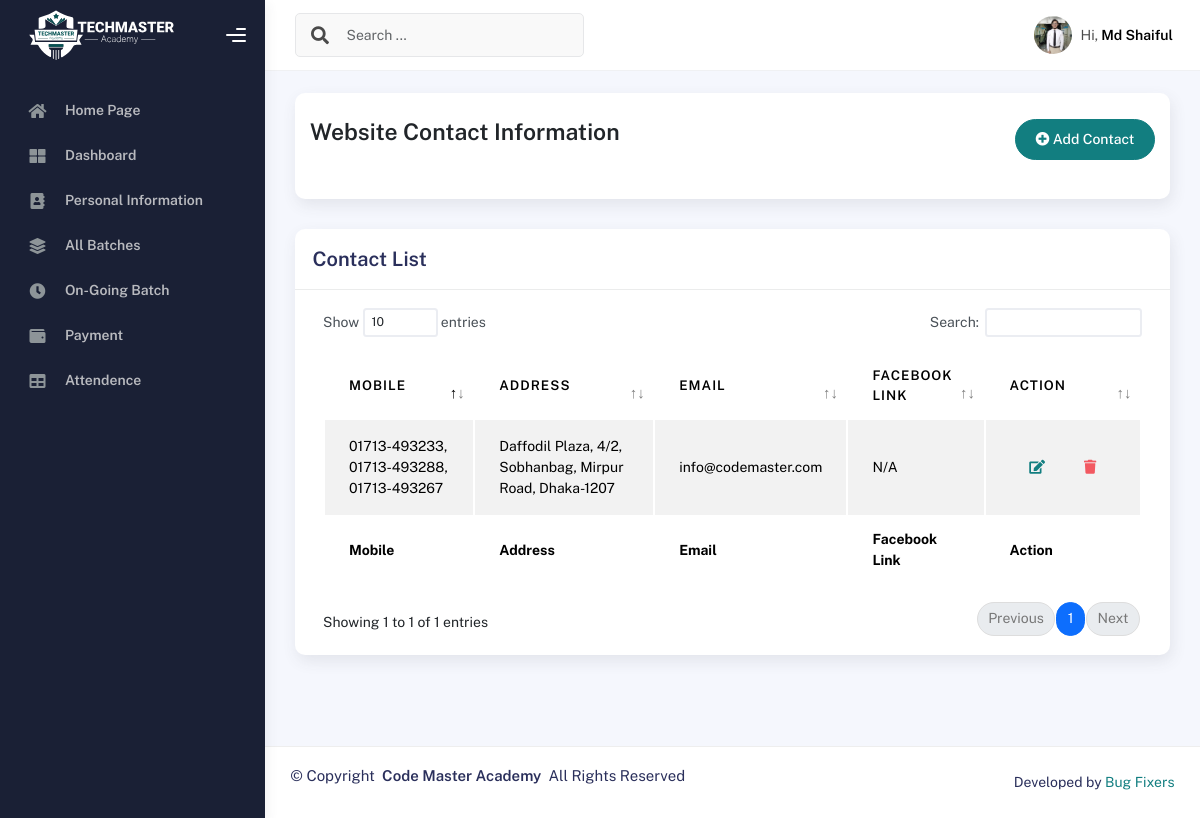
Page /contactlist/ (signed in) on the committed database.
### IMSapp/models.py (models this page shows, shortened)
class IMSUserModel(AbstractUser):
    USERTYPE=[
        ('Authority','Authority'),
        ('Student','Student'),
        ('Teacher','Teacher'),
        ('Staff','Staff'),
    ]
    UserType=models.CharField(choices=USERTYPE,max_length=100, null=True)

class StudentModel(models.Model):
    Imsuser=models.OneToOneField(IMSUserModel,on_delete=models.CASCADE,related_name='studentinfo',null=True)
    StudentID=models.CharField(max_length=100,null=True)
    StudentName=models.CharField(max_length=100,null=True)
    StudentPhoto=models.ImageField(upload_to='studentPhoto',null=True)
    AdmissionDate=models.DateField(auto_now_add=True,null=True)
    EducationalQualification=models.CharField(max_length=100,null=True)
    LinkedInLink =models.CharField(max_length=150,null=True)
    GithubLink =models.CharField(max_length=150,null=True)
    FacebookLink =models.CharField(max_length=150,null=True)

class WebsiteContactModel(models.Model):
    Imsuser = models.CharField(max_length=50,null=True)
    Mobile = models.CharField(max_length=50,null=True)
    Address = models.CharField(max_length=100,null=True)
    Email = models.CharField(max_length=100,null=True)
    MapLink = models.TextField(null=True)
    GithubLink =models.CharField(max_length=150,null=True)
    FacebookLink =models.CharField(max_length=150,null=True)
    YoutubeLink =models.CharField(max_length=150,null=True)
    TwitterLink =models.CharField(max_length=150,null=True)

### IMSapp/contactviews.py (the view)
# urls.py: path('contactlist/',contactlist,name="contactlist"),
def contactlist(request):
    contactdata = WebsiteContactModel.objects.all()
    return render(request,'contact/contactlist.html',{'contactdata':contactdata})

### IMSapp/templates/contact/contactlist.html
{% extends "profilemaster/master.html" %}
{% block content %}
<div class="col-sm-12 col-md-12">
    <div class="card card-stats card-round">
        <div class="card-body">
            <div class="d-flex align-items-left align-items-md-center flex-column flex-md-row pt-2 pb-4">
                <div>
                    <h3 class="fw-bold mb-3">Website Contact Information</h3>
                </div>
                <div class="ms-md-auto py-2 py-md-0">
                    <a href="{% url 'addcontact' %}" class="btn btn-primary btn-round"><i class="fas fa-plus-circle"></i> Add Contact</a>
                </div>
            </div>
        </div>
    </div>
</div>
<div class="col-md-12">
    <div class="card">
      <div class="card-header">
        <h4 class="card-title">Contact List</h4>
      </div>
      <div class="card-body">
        <div class="table-responsive">
          <table id="basic-datatables" class="display table table-striped table-hover">
            <thead>
              <tr>
                <th>Mobile</th>
                <th>Address</th>
                <th>Email</th>
                <th>Facebook Link</th>
                <th>Action</th>
              </tr>
            </thead>
            <tfoot>
                <tr>
                    <th>Mobile</th>
                    <th>Address</th>
                    <th>Email</th>
                    <th>Facebook Link</th>
                    <th>Action</th>
                  </tr>
            </tfoot>
            <tbody>
              {% for i in contactdata %}
              <tr>
                <td>{{i.Mobile}}</td>
                <td>{{i.Address}}</td>
                <td>{{i.Email}}</td>
                <td>{{i.FacebookLink}}</td>
                <td>
                    <div class="form-button-action">
                      <a href="{% url 'editcontact' i.id %}" class="btn btn-link btn-primary btn-md">
                        <i class="fa fa-edit"></i>
                      </a>
                      <a href="{% url 'deletecontact' i.id %}" class="btn btn-link btn-danger btn-md">
                        <i class="fa fa-trash"></i>
                      </a>
                    </div>
                  </td>
              </tr>
              {% endfor %}
            </tbody>
          </table>
        </div>
      </div>
    </div>
  </div>
{% endblock content %}

### IMSapp/templates/profilemaster/header.html (shortened to what this page needs)
{% load static %}
<div class="main-header">
  <nav class="navbar navbar-header navbar-header-transparent navbar-expand-lg border-bottom">
    <div class="container-fluid">
      <nav class="navbar navbar-header-left navbar-expand-lg navbar-form nav-search p-0 d-none d-lg-flex">
        <div class="input-group">
          <div class="input-group-prepend">
            <button type="submit" class="btn btn-search pe-1">
              <i class="fa fa-search search-icon"></i>
            </button>
          </div>
          <input type="text" placeholder="Search ..." class="form-control" />
        </div>
      </nav>
      <ul class="navbar-nav topbar-nav ms-md-auto align-items-center">
        <li class="nav-item topbar-user dropdown hidden-caret">
          <a class="dropdown-toggle profile-pic" data-bs-toggle="dropdown" href="#" aria-expanded="false">
            {% if user.UserType == 'Authority' %}
            <div class="avatar-sm">
              <img src="{% static 'profileassets/img/kaiadmin/authoritylogo.png' %}" alt="..." class="avatar-img rounded-circle" />
            </div>
            <span class="profile-username">
              <span class="fw-bold">Code Master</span>
            </span>
            {% elif user.UserType == 'Student' %}
            <div class="avatar-sm">
              <img src="{{user.studentinfo.StudentPhoto.url}}" alt="..." class="avatar-img rounded-circle" />
            </div>
            <span class="profile-username">
              <span class="op-7">Hi,</span>
              <span class="fw-bold">{{user.studentinfo.StudentName}}</span>
            </span>
            {% endif %}
          </a>
        </li>
      </ul>
    </div>
  </nav>
</div>

### rows in the picture
IMSUserModel: studentinfo.StudentPhoto (picture), studentinfo.StudentName "Md Shaiful"
WebsiteContactModel: Mobile "01713-493233, 01713-493288, 01713-493267", Address "Daffodil Plaza, 4/2, Sobhanbag, Mirpur Road, Dhaka-1207", Email "info@codemaster.com", FacebookLink "N/A"
